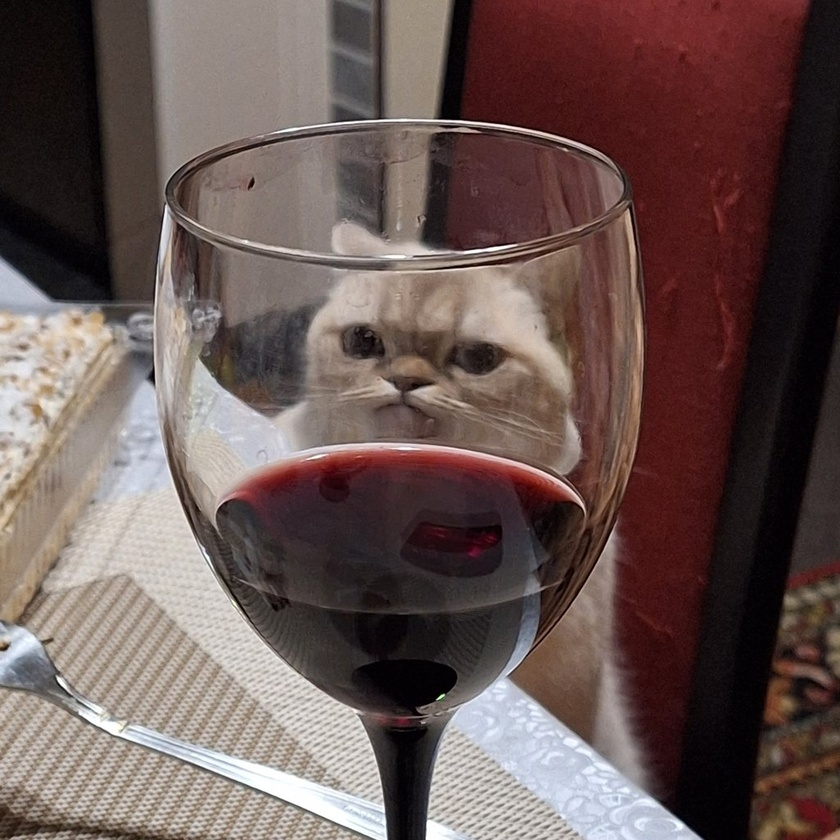
%> input picture lab4/cat.jpg, 840 x 840 px, shrunk from 1024 x 1024 before the run
$ octave task3.4.m   (GNU Octave 9; MATLAB toolbox functions it lacks are replaced by stand-ins)
%> lines starting %> are read from the running program, lines starting %| are printed output that depends on the picture
c=imread('cat.jpg');
%> c is the input picture: size 840x840x3 uint8; mean R, G, B 104.8, 86.4, 83.2
cc=c(1:end,1:end,:);
GS=rgb2gray(cc);
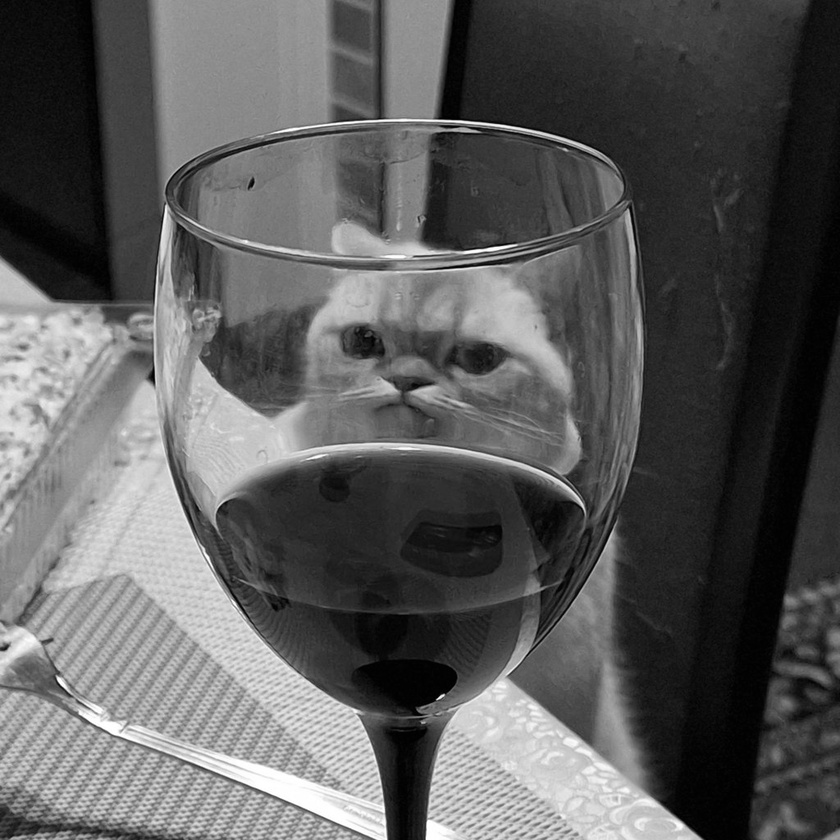
%> GS: size 840x840 uint8; min 0, max 255, mean 91.6
f=fspecial('laplacian');
cf2=filter2(f,GS);
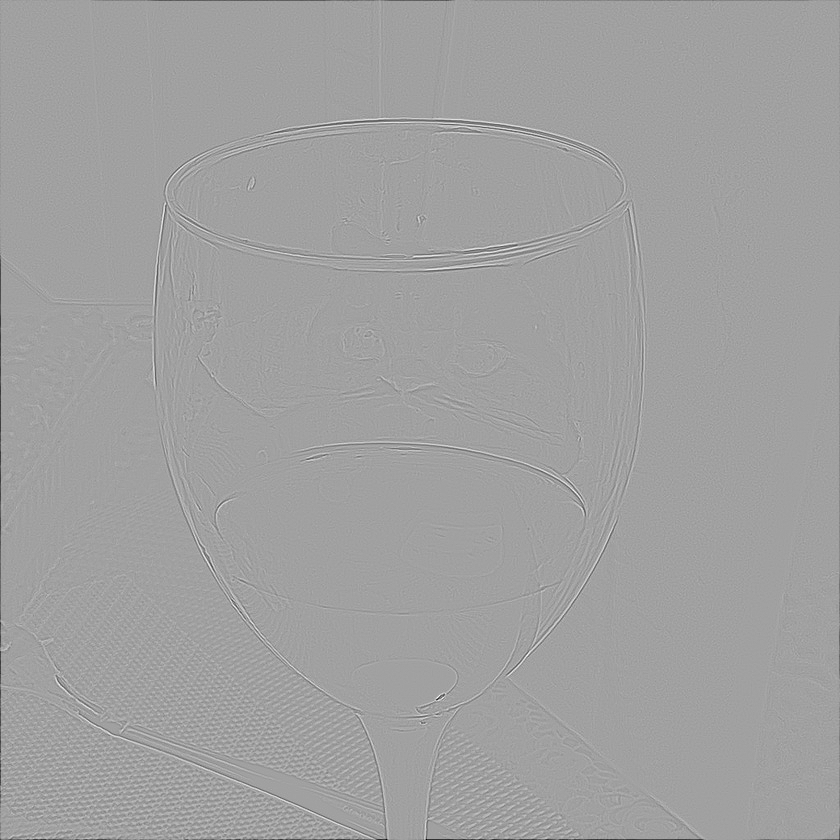
%> cf2: size 840x840 double; min -367.3, max 214.7, mean -0.4; drawn with min black and max white
f1=fspecial('log');
cf3=filter2(f1,GS);
figure;
subplot(1,2,1);
imshow(cf2/155);
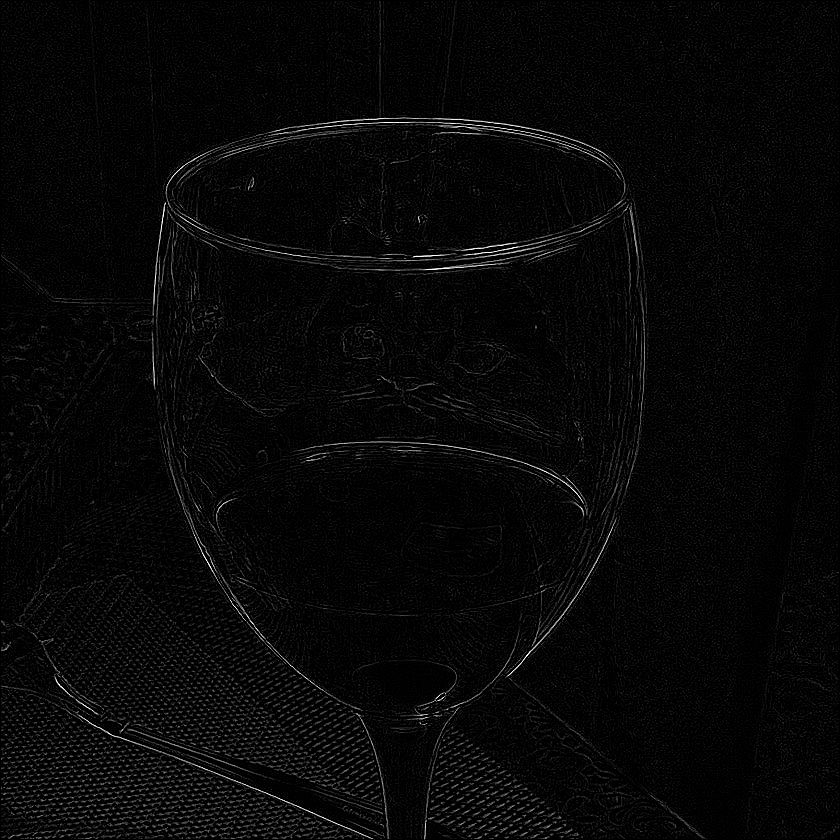
%> displayed picture: size 840x840, on the screen's scale of 0 to 255; min 0, max 255, mean 7.2
subplot(1,2,2);
imshow(cf3/155);
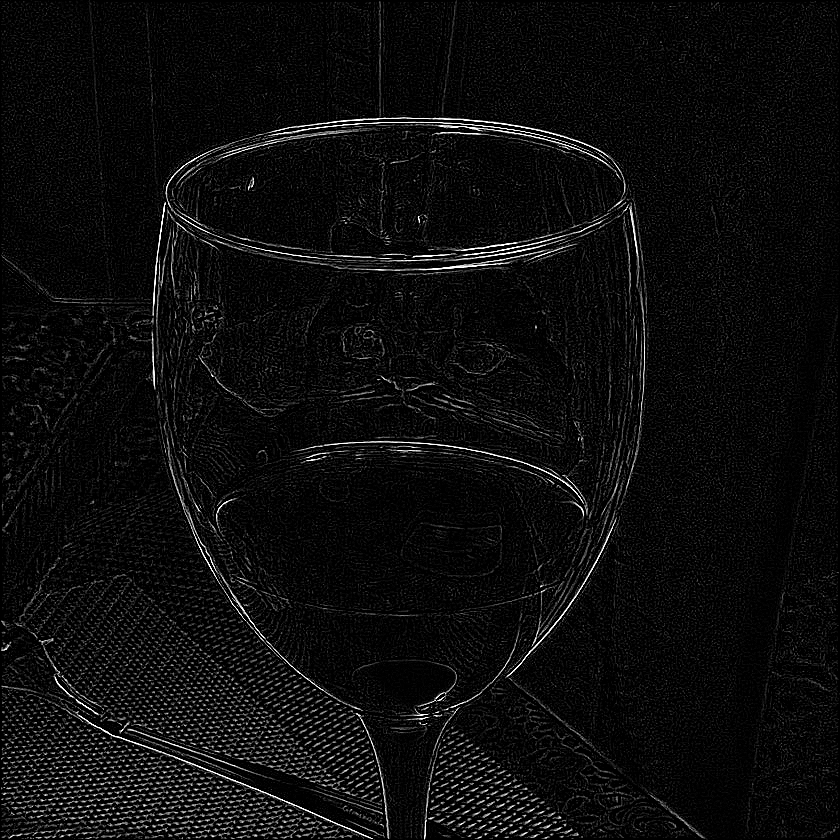
%> displayed picture: size 840x840, on the screen's scale of 0 to 255; min 0, max 255, mean 12.8
